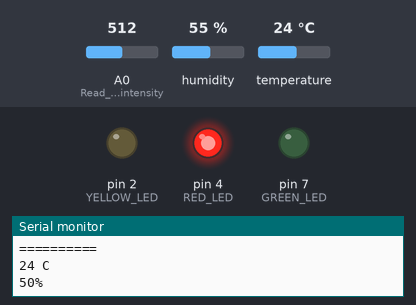
This sketch was run on a simulated Arduino Uno, built with avr-gcc and run on an emulated ATmega328P. On the bench: output pins drawn as LEDs (lit = HIGH), the last lines printed to the serial monitor. The test bench sets the inputs (shaded band); at power-on: temperature 24 °C, A0 (Read_the_light_intensity) = 512, humidity 55 %.

Above: at 1.8 s.
1.9 s: temperature set to 22 °C
3.4 s: temperature set to 19 °C
At 5.2 s:
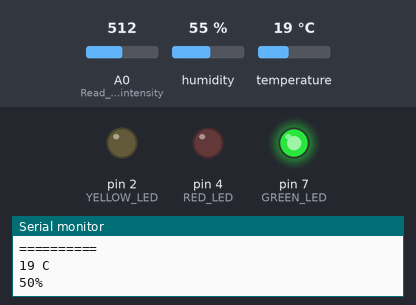
5.5 s: A0 (Read_the_light_intensity) set to 614
7.2 s: A0 (Read_the_light_intensity) set to 641
At 9.1 s:
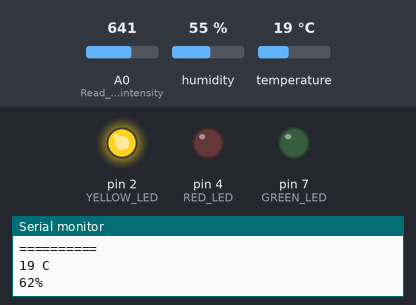
9.6 s: A0 (Read_the_light_intensity) set to 511
At 11.3 s:
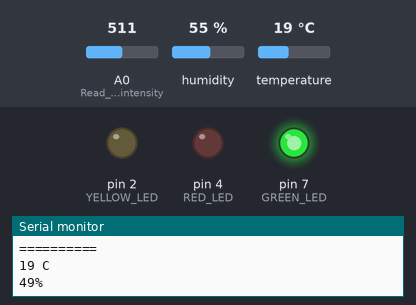
11.6 s: A0 (Read_the_light_intensity) set to 716
At 12.7 s:
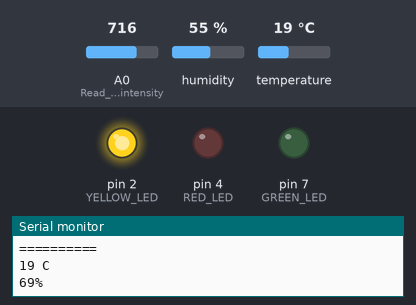
Timing chart, 0 to 14.6 s (numbered marks = the images above; inputs shaded):
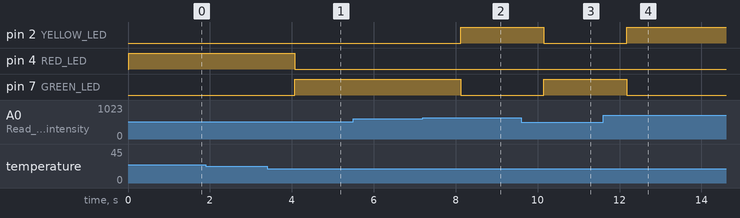

The sketch:

main.ino
```cpp
// (C) Erik Lindstrand, Konstantinos Rokanas, Michal Spano, group: 5 (2024)
// Work package 5
// Exercise 3
// Submission code: HN1DS1

// Includes section
#include "DHT.h"

// Macros section
#define f_BAUD    9600 // Frequency of the serial port
#define LIGHT_MAX 1023 // Max raw value of the light intensity sensor

#define GREEN_LED  7 // Digital pin of the green LED
#define RED_LED    4 // Digital pin of the red LED
#define YELLOW_LED 2 // Digital pin of the yellow LED
#define DHTPIN    12 // Pin for the Temp&Humid sensor

// Function prototypes
int l_map(const int l); // Map light value to an ordinal
int t_map(const int t); // Map temperature value to an ordinal

const float sDELAY = 1; // Span of each iteration (in seconds)

DHT dht(DHTPIN, DHT11); // Initialize the DHT sensor

/**
 * Initialize all components, begin a Serial Monitor.
 */
void setup() {
  Serial.begin(f_BAUD);        // Serial monitor
  dht.begin();                 // Begin reading for the DHT sensor
  pinMode(A0, INPUT);          // Read the light intensity
  pinMode(YELLOW_LED, OUTPUT); // Yellow LED
  pinMode(RED_LED, OUTPUT);    // Red LED
  pinMode(GREEN_LED, OUTPUT);  // Green LED
}

/**
 * This function is run continually while the board is turned on. Perform the
 * purpose of the program.
 */
void loop() {
  int temperature     = dht.readTemperature(); // Read the temperature (in Celsius)
  int light_intensity = analogRead(A0);        // Read the raw light intensity

  // Map the obtained raw light intensity value to percentage (i.e., 0-100).
  light_intensity = map(light_intensity, 0, LIGHT_MAX, 0, 100);

  // Log the values to the serial monitor. This can be disabled by replacing 1
  // with 0. This is helpful when debugging and showcasing the solutions to the
  // instructors.
#if 1
  Serial.println("==========");
  Serial.print(temperature);     Serial.println(" C");
  Serial.print(light_intensity); Serial.println("%");
#endif

  // Obtain the mapped ordinal values based on the current temperature and
  // light intensity readings.
  int m_t = t_map(temperature);     // For temperature
  int m_l = l_map(light_intensity); // For light_intensity

  // When the values are within a range of the same degree, the green LED is on.
  if (m_t == m_l) {
    digitalWrite(GREEN_LED, HIGH); // Turn on GREEN_LED
    digitalWrite(YELLOW_LED, LOW); // Turn off YELLOW_LED
    digitalWrite(RED_LED, LOW);    // Turn off RED_LED

  // When the temperature range is of a higher degree than the one of the light
  // intensity, the red LED is on.
  } else if (m_t > m_l) {
    digitalWrite(RED_LED, HIGH);   // Turn on RED_LED
    digitalWrite(GREEN_LED, LOW);  // Turn off GREEN_LED
    digitalWrite(YELLOW_LED, LOW); // Turn off YELLOW_LED
  // Otherwise (light intensity is greater than the temperature), the yellow
  // LED is on.
  } else {
    digitalWrite(YELLOW_LED, HIGH); // Turn on YELLOW_LED
    digitalWrite(GREEN_LED, LOW);   // Turn off GREEN_LED
    digitalWrite(RED_LED, LOW);     // Turn off GREEN_LED
  }

  // Delay each iteration of the loop by some milliseconds.
  delay(sDELAY * 1000);
}

/**
 * A helper function to map a temperature value to an ordinal.
 * There's a possibility to make this function less verbose, but the
 * current implementation is more readable.
 *
 * @param t - temperature value (in Celsius).
 * @returns - ordinal value (0, 1, 2, or 3).
 */
int t_map(const int t) {
  if      (t < -12)            return 0;
  else if (t >= -12 && t < 0)  return 1; // Should 0 be included? Not clear.
  else if (t >= 0 && t <= 20)  return 2;
  else                         return 3;
}

/**
 * A helper function to map a light_intensity value to an ordinal.
 *
 * @param l - light intensity value (as a percentage).
 * @returns - ordinal value (0, 1, 2, or 3).
 */
int l_map(const int l) {
  if      (l == 0)             return 0;
  else if (l >= 1  && l <= 20) return 1;
  else if (l >= 21 && l <= 60) return 2;
  else                         return 3;
}
```

Measured:
- the behaviour switches between 21 and 20 °C on temperature (found by bisection; images 0 and 1)
- the behaviour switches between 624 and 625 on A0 (Read_the_light_intensity) (found by bisection; images 1 and 2)
- after the input at 3.4 s, pin 4 (RED_LED): HIGH → LOW after 0.67 s; pin 7 (GREEN_LED): LOW → HIGH after 0.67 s
- after the input at 7.2 s, pin 2 (YELLOW_LED): LOW → HIGH after 0.92 s; pin 7 (GREEN_LED): HIGH → LOW after 0.92 s
- after the input at 9.6 s, pin 2 (YELLOW_LED): HIGH → LOW after 0.55 s; pin 7 (GREEN_LED): LOW → HIGH after 0.55 s
- after the input at 11.6 s, pin 2 (YELLOW_LED): LOW → HIGH after 0.57 s; pin 7 (GREEN_LED): HIGH → LOW after 0.57 s
